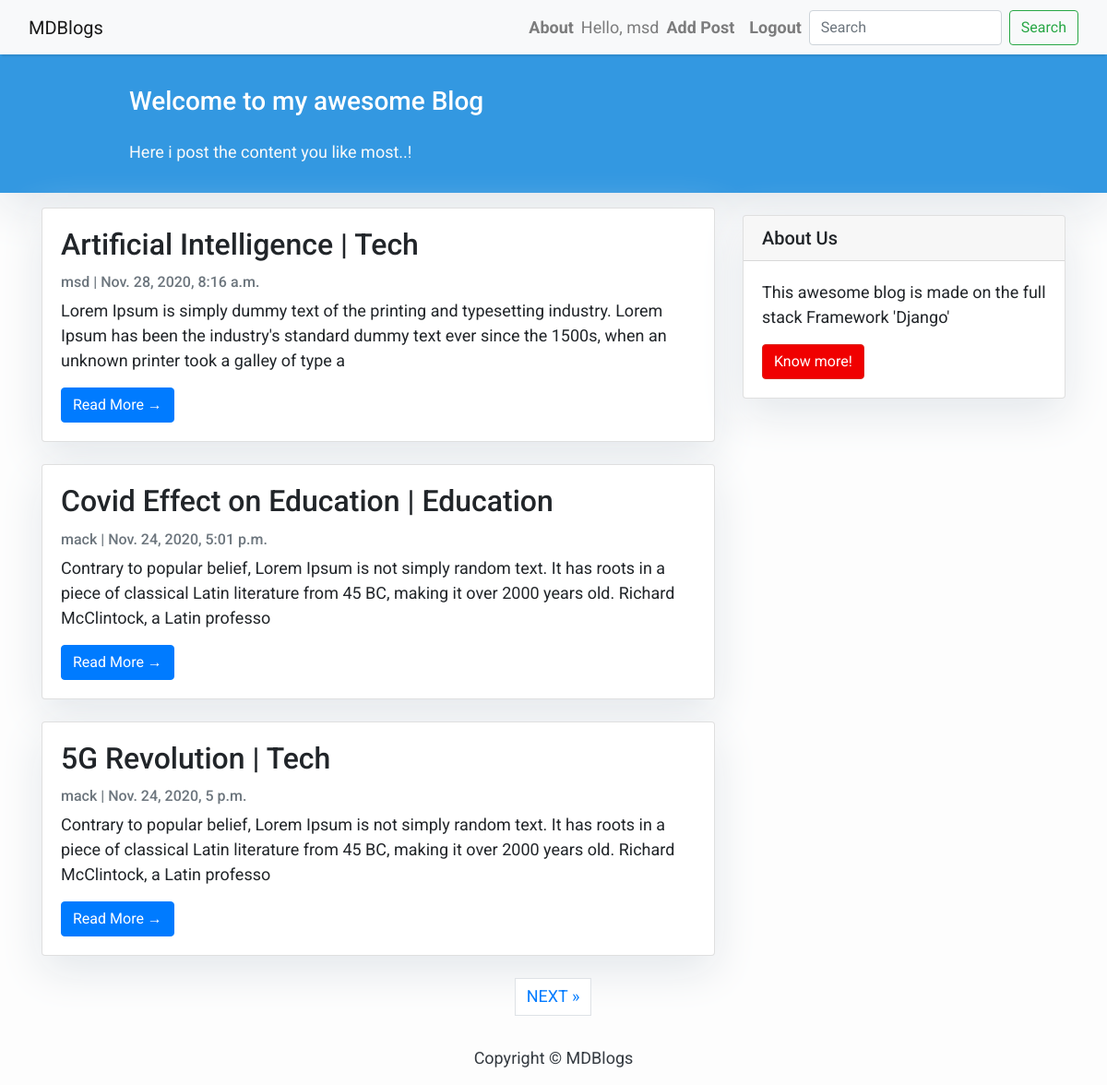
Screenshot of / (signed in) with the database file from the repository.
### Blog/models.py (models this page shows, shortened)
class Post(models.Model):
    category=models.CharField(max_length=100)
    title = models.CharField(max_length=200, unique=True)
    slug = models.SlugField(max_length=200, unique=True)
    author = models.ForeignKey(User, on_delete= models.CASCADE,related_name='blog_posts')
    updated_on = models.DateTimeField(auto_now= True)
    content = models.TextField()
    created_on = models.DateTimeField(auto_now_add=True)
    status = models.IntegerField(choices=STATUS, default=0)
    likes=models.ManyToManyField(User,related_name='blog_post')
    class Meta:
        ordering = ['-created_on']

### Blog/views.py (the view)
# urls.py: path('', views.PostList.as_view(), name='home'),
class PostList(generic.ListView):
    queryset = Post.objects.filter(status=1).order_by('-created_on')
    template_name = 'index.html'
    paginate_by = 3

### Blog/templates/index.html (shortened to what this page needs)
{% extends "base.html" %}
{% block content %}
<header class="masthead">
    <div class="container">
        <div class="row">
            <div class=" col-md-8 col-md-10 mx-auto">
                <div class="site-heading">
                    <h3 class=" site-heading my-4 mt-3 text-white"> Welcome to my awesome Blog </h3>
                    <p class="text-light">Here i post the content you like most..! &nbsp
                    </p>
                </div>
            </div>
        </div>
    </div>
</header>
<div class="container">
    <div class="row">
        <div class="col-md-8 mt-3 left">
            {% for post in post_list %}
            <div class="card mb-4">
                <div class="card-body">
                    <h2 class="card-title">{{ post.title }} | {{post.category}}</h2>
                    <p class="card-text text-muted h6">{{ post.author }} | {{ post.created_on}} </p>
                    <p class="card-text">{{post.content|slice:":200" }}</p>
                    <a href="{% url 'post_detail' post.slug  %}" class="btn btn-primary">Read More &rarr;</a>
                </div>
            </div>
            {% endfor %}
        </div>
        {% block sidebar %} {% include 'sidebar.html' %} {% endblock sidebar %}
    </div>
</div>
{% if is_paginated %}
  <ul class="pagination justify-content-center">
    {% if page_obj.has_next %}
    <li><a href="?page={{ page_obj.next_page_number }}" class="page-link"> NEXT &raquo;</a></li>
    {% endif %}
  </ul>
{% endif %}
{%endblock%}

### Blog/templates/base.html (shortened to what this page needs)
<!DOCTYPE html>
<html>
    <head>
        <link rel="stylesheet" href="https://maxcdn.bootstrapcdn.com/bootstrap/4.0.0/css/bootstrap.min.css"
 />
        <link rel="stylesheet" href="//code.jquery.com/ui/1.12.1/themes/base/jquery-ui.css">
    </head>
    <body>
        <div>
        <nav class="navbar navbar-expand-lg navbar-light bg-light shadow" id="mainNav">
            <div class="container-fluid">
                <a class="navbar-brand" href="{% url 'home' %}">MDBlogs</a>
                <div class="collapse navbar-collapse" id="navbarResponsive">
                    <ul class="navbar-nav ml-auto">
                        <li class="nav-item text-black">
                            <a class="nav-link text-black font-weight-bold" href="#">About</a>
                        </li>
                        {% if user.is_authenticated %}
                        <span class="navbar-text text-black" >
                            Hello, {{user.username}}
                        </span>
                        <li class="nav-item text-black">
                            <a class="nav-link text-black font-weight-bold" href="{% url 'add_post' %}">Add Post</a>
                        </li>
                        <li class="nav-item text-black">
                            <a class="nav-link text-black font-weight-bold" href="{% url 'logout' %}">Logout</a>
                        </li>
                        {% endif %}
                        <form method="get" action="/search" class="form-inline my-2 my-lg-0">
                          <input class="form-control mr-sm-2" type="search" placeholder="Search" aria-label="search"
                                 name="query" id="query">
                          <button class="btn btn-outline-success my-2 my-sm-0" type="submit">Search</button>
                        </form>
                    </ul>
                </div>
            </div>
        </nav>
        </div>
            {% block content %}{% endblock content %}
        <footer class="py-3 bg-grey">
            <p class="m-0 text-dark text-center ">Copyright &copy; MDBlogs</p>
        </footer>
    </body>
</html>

### Blog/templates/base.html (style rules this page uses)
body { font-family: "Roboto", sans-serif; font-size: 17px; background-color: #fdfdfd; }
.shadow { box-shadow: 0 4px 2px -2px rgba(0, 0, 0, 0.1); }
.masthead { background: #3398E1; height: auto; padding-bottom: 15px; box-shadow: 0 16px 48px #E3E7EB; padding-top: 10px; }

### Blog/templates/index.html (style rules this page uses)
body { font-family: "Roboto", sans-serif; font-size: 18px; background-color: #fdfdfd; }
.card { box-shadow: 0 16px 48px #E3E7EB; }

### Blog/templates/sidebar.html (style rules this page uses)
.card { box-shadow: 0 16px 48px #E3E7EB; }

### rows the page displays
Post: title "Artificial Intelligence", category "Tech", author "msd", created_on "Nov. 28, 2020, 8:16 a.m.", content "Lorem Ipsum is simply dummy text of the printing and typesetting industry. Lorem Ipsum has been the industry's standard dummy text ever since the 1500s, when an unknown printer took a galley of type a"
Post: title "Covid Effect on Education", category "Education", author "mack", created_on "Nov. 24, 2020, 5:01 p.m.", content "Contrary to popular belief, Lorem Ipsum is not simply random text. It has roots in a piece of classical Latin literature from 45 BC, making it over 2000 years old. Richard McClintock, a Latin professo"
Post: title "5G Revolution", category "Tech", author "mack", created_on "Nov. 24, 2020, 5 p.m.", content "Contrary to popular belief, Lorem Ipsum is not simply random text. It has roots in a piece of classical Latin literature from 45 BC, making it over 2000 years old. Richard McClintock, a Latin professo"

### other values shown
{{ user.username }} "msd"
